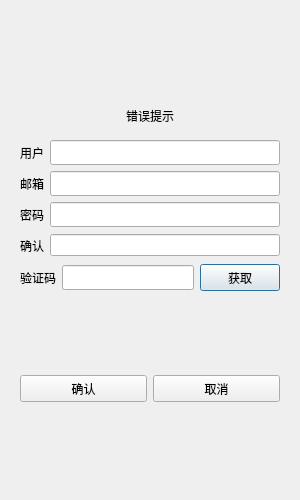
<?xml version="1.0" encoding="UTF-8"?>
<ui version="4.0">
 <class>RegisterDialog</class>
 <widget class="QDialog" name="RegisterDialog">
  <property name="geometry">
   <rect>
    <x>0</x>
    <y>0</y>
    <width>300</width>
    <height>500</height>
   </rect>
  </property>
  <property name="minimumSize">
   <size>
    <width>300</width>
    <height>500</height>
   </size>
  </property>
  <property name="maximumSize">
   <size>
    <width>300</width>
    <height>500</height>
   </size>
  </property>
  <property name="windowTitle">
   <string>Dialog</string>
  </property>
  <layout class="QVBoxLayout" name="verticalLayout_2">
   <item>
    <layout class="QVBoxLayout" name="verticalLayout">
     <item>
      <widget class="QStackedWidget" name="stackedWidget">
       <widget class="QWidget" name="page">
        <layout class="QVBoxLayout" name="verticalLayout_3">
         <item>
          <spacer name="verticalSpacer">
           <property name="orientation">
            <enum>Qt::Vertical</enum>
           </property>
           <property name="sizeHint" stdset="0">
            <size>
             <width>20</width>
             <height>40</height>
            </size>
           </property>
          </spacer>
         </item>
         <item>
          <widget class="QWidget" name="widget" native="true">
           <layout class="QVBoxLayout" name="verticalLayout_4">
            <item>
             <widget class="QLabel" name="error_tip">
              <property name="text">
               <string>错误提示</string>
              </property>
              <property name="alignment">
               <set>Qt::AlignCenter</set>
              </property>
             </widget>
            </item>
           </layout>
          </widget>
         </item>
         <item>
          <layout class="QHBoxLayout" name="horizontalLayout">
           <item>
            <widget class="QLabel" name="user_regis_label">
             <property name="minimumSize">
              <size>
               <width>0</width>
               <height>25</height>
              </size>
             </property>
             <property name="maximumSize">
              <size>
               <width>16777215</width>
               <height>25</height>
              </size>
             </property>
             <property name="text">
              <string>用户</string>
             </property>
            </widget>
           </item>
           <item>
            <widget class="QLineEdit" name="user_regis_edit">
             <property name="minimumSize">
              <size>
               <width>0</width>
               <height>25</height>
              </size>
             </property>
             <property name="maximumSize">
              <size>
               <width>16777215</width>
               <height>25</height>
              </size>
             </property>
            </widget>
           </item>
          </layout>
         </item>
         <item>
          <layout class="QHBoxLayout" name="horizontalLayout_2">
           <item>
            <widget class="QLabel" name="email_label">
             <property name="minimumSize">
              <size>
               <width>0</width>
               <height>25</height>
              </size>
             </property>
             <property name="maximumSize">
              <size>
               <width>16777215</width>
               <height>25</height>
              </size>
             </property>
             <property name="text">
              <string>邮箱</string>
             </property>
            </widget>
           </item>
           <item>
            <widget class="QLineEdit" name="email_edit">
             <property name="minimumSize">
              <size>
               <width>0</width>
               <height>25</height>
              </size>
             </property>
             <property name="maximumSize">
              <size>
               <width>16777215</width>
               <height>25</height>
              </size>
             </property>
            </widget>
           </item>
          </layout>
         </item>
         <item>
          <layout class="QHBoxLayout" name="horizontalLayout_3">
           <item>
            <widget class="QLabel" name="pass_regis_label">
             <property name="minimumSize">
              <size>
               <width>0</width>
               <height>25</height>
              </size>
             </property>
             <property name="maximumSize">
              <size>
               <width>16777215</width>
               <height>25</height>
              </size>
             </property>
             <property name="text">
              <string>密码</string>
             </property>
            </widget>
           </item>
           <item>
            <widget class="QLineEdit" name="pass_regis_edit">
             <property name="minimumSize">
              <size>
               <width>0</width>
               <height>25</height>
              </size>
             </property>
             <property name="maximumSize">
              <size>
               <width>16777215</width>
               <height>25</height>
              </size>
             </property>
            </widget>
           </item>
          </layout>
         </item>
         <item>
          <layout class="QHBoxLayout" name="horizontalLayout_4">
           <item>
            <widget class="QLabel" name="confirm_label">
             <property name="minimumSize">
              <size>
               <width>0</width>
               <height>25</height>
              </size>
             </property>
             <property name="maximumSize">
              <size>
               <width>16777215</width>
               <height>25</height>
              </size>
             </property>
             <property name="text">
              <string>确认</string>
             </property>
            </widget>
           </item>
           <item>
            <widget class="QLineEdit" name="confirm_edit"/>
           </item>
          </layout>
         </item>
         <item>
          <layout class="QHBoxLayout" name="horizontalLayout_5">
           <item>
            <widget class="QLabel" name="code_label">
             <property name="minimumSize">
              <size>
               <width>0</width>
               <height>25</height>
              </size>
             </property>
             <property name="maximumSize">
              <size>
               <width>16777215</width>
               <height>25</height>
              </size>
             </property>
             <property name="text">
              <string>验证码</string>
             </property>
            </widget>
           </item>
           <item>
            <widget class="QLineEdit" name="code_edit">
             <property name="minimumSize">
              <size>
               <width>0</width>
               <height>25</height>
              </size>
             </property>
             <property name="maximumSize">
              <size>
               <width>16777215</width>
               <height>25</height>
              </size>
             </property>
            </widget>
           </item>
           <item>
            <widget class="QPushButton" name="code_btn">
             <property name="minimumSize">
              <size>
               <width>0</width>
               <height>27</height>
              </size>
             </property>
             <property name="maximumSize">
              <size>
               <width>16777215</width>
               <height>27</height>
              </size>
             </property>
             <property name="text">
              <string>获取</string>
             </property>
            </widget>
           </item>
          </layout>
         </item>
         <item>
          <spacer name="verticalSpacer_2">
           <property name="orientation">
            <enum>Qt::Vertical</enum>
           </property>
           <property name="sizeHint" stdset="0">
            <size>
             <width>20</width>
             <height>40</height>
            </size>
           </property>
          </spacer>
         </item>
         <item>
          <layout class="QHBoxLayout" name="horizontalLayout_6">
           <item>
            <widget class="QPushButton" name="confirm_btn">
             <property name="minimumSize">
              <size>
               <width>0</width>
               <height>27</height>
              </size>
             </property>
             <property name="maximumSize">
              <size>
               <width>16777215</width>
               <height>27</height>
              </size>
             </property>
             <property name="text">
              <string>确认</string>
             </property>
            </widget>
           </item>
           <item>
            <widget class="QPushButton" name="concel_btn">
             <property name="minimumSize">
              <size>
               <width>0</width>
               <height>27</height>
              </size>
             </property>
             <property name="maximumSize">
              <size>
               <width>16777215</width>
               <height>27</height>
              </size>
             </property>
             <property name="text">
              <string>取消</string>
             </property>
            </widget>
           </item>
          </layout>
         </item>
         <item>
          <spacer name="verticalSpacer_3">
           <property name="orientation">
            <enum>Qt::Vertical</enum>
           </property>
           <property name="sizeHint" stdset="0">
            <size>
             <width>20</width>
             <height>40</height>
            </size>
           </property>
          </spacer>
         </item>
        </layout>
       </widget>
       <widget class="QWidget" name="page_2"/>
      </widget>
     </item>
    </layout>
   </item>
  </layout>
 </widget>
 <resources/>
 <connections/>
</ui>
